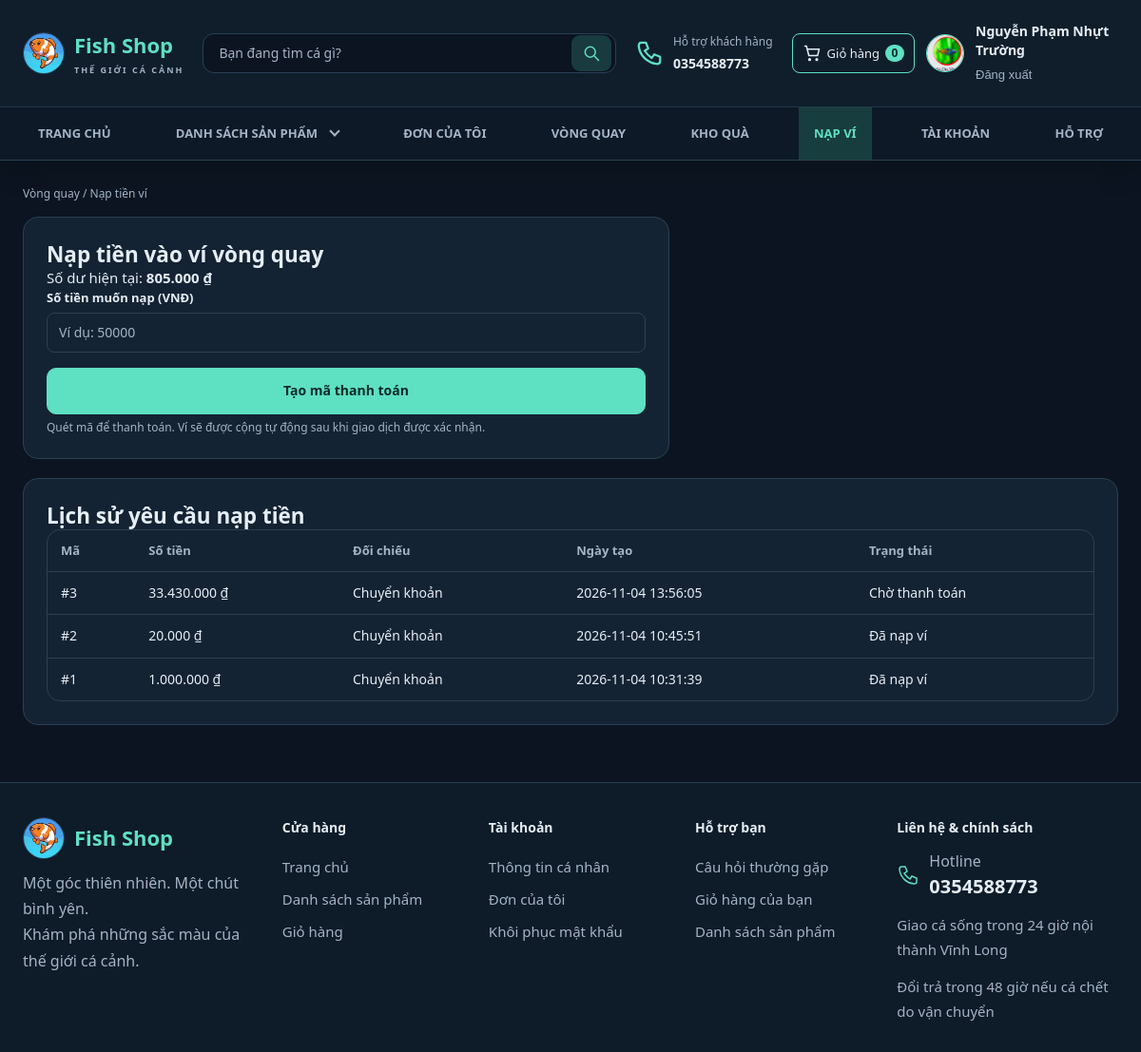
Page /wallet.php (signed in) on the committed database.
### tables this page shows
CREATE TABLE `users` (
  `id` int(10) UNSIGNED NOT NULL,
  `username` varchar(50) NOT NULL,
  `password` varchar(255) NOT NULL COMMENT 'Chuỗi băm từ password_hash()',
  `fullname` varchar(100) NOT NULL,
  `email` varchar(254) DEFAULT NULL,
  `security_question` varchar(40) DEFAULT NULL,
  `security_answer_hash` varchar(255) DEFAULT NULL,
  `phone` varchar(20) NOT NULL,
  `address` varchar(255) NOT NULL DEFAULT '',
  `avatar` varchar(255) DEFAULT NULL,
  `role` enum('customer','admin') NOT NULL DEFAULT 'customer',
  `account_status` enum('active','locked') NOT NULL DEFAULT 'active',
  `locked_reason` varchar(64) DEFAULT NULL,
  `locked_note` text DEFAULT NULL,
  `locked_at` datetime DEFAULT NULL,
  `locked_by_admin_id` int(10) UNSIGNED DEFAULT NULL,
  `created_at` timestamp NOT NULL DEFAULT current_timestamp()
);

CREATE TABLE `prize_wallets` (
  `user_id` int(10) UNSIGNED NOT NULL,
  `balance` bigint(20) UNSIGNED NOT NULL DEFAULT 0,
  `updated_at` timestamp NOT NULL DEFAULT current_timestamp() ON UPDATE current_timestamp()
);

CREATE TABLE `wallet_deposits` (
  `id` bigint(20) UNSIGNED NOT NULL,
  `user_id` int(10) UNSIGNED NOT NULL,
  `amount` bigint(20) UNSIGNED NOT NULL,
  `reference_mode` enum('with_code','no_code') NOT NULL DEFAULT 'with_code',
  `sender_name` varchar(100) NOT NULL DEFAULT '',
  `status` enum('pending','approved','rejected') NOT NULL DEFAULT 'pending',
  `payos_payment_link_id` varchar(80) DEFAULT NULL,
  `payos_checkout_url` varchar(500) DEFAULT NULL,
  `paid_at` datetime DEFAULT NULL,
  `created_at` timestamp NOT NULL DEFAULT current_timestamp(),
  `reviewed_at` datetime DEFAULT NULL,
  `reviewed_by` int(10) UNSIGNED DEFAULT NULL,
  UNIQUE KEY `uq_wallet_deposit_payos_link` (`payos_payment_link_id`)
);

### includes/functions.php (called while the page is built, shortened)
<?php
function e($s): string { return htmlspecialchars((string)$s, ENT_QUOTES, 'UTF-8'); }
function money($v): string { return number_format((float)$v, 0, ',', '.') . ' ₫'; }
function url(string $path = ''): string {
    $path = ltrim($path, '/');
    return BASE_URL . $path;
}
function file_url(?string $rel, string $fallback = 'assets/images/no-image.svg'): string {
    $rel = (string)$rel;
    if ($rel !== '' && strpos($rel, '..') === false && is_file(__DIR__ . '/../' . $rel)) return url($rel);
    return url($fallback);
}
function cart_count(int $userId): int {
    $st = db()->prepare('SELECT COALESCE(SUM(ci.quantity),0) FROM cart c JOIN cart_items ci ON ci.cart_id = c.id WHERE c.user_id = ?');
    $st->execute([$userId]);
    return (int)$st->fetchColumn();
}
function current_cart_count(): int {
    $user = current_user();
    if ($user) return cart_count((int)$user['id']);
    return array_sum(array_column(guest_cart_lines(), 'quantity'));
}

### config/database.php (called while the page is built, shortened)
<?php
function db(): PDO
{
    static $pdo = null;
    if ($pdo === null) {
        try {
            $pdo = new PDO(
                'mysql:host=' . DB_HOST . ';dbname=' . DB_NAME . ';charset=utf8mb4',
                DB_USER,
                DB_PASS,
                [
                    PDO::ATTR_ERRMODE => PDO::ERRMODE_EXCEPTION,
                    PDO::ATTR_DEFAULT_FETCH_MODE => PDO::FETCH_ASSOC,
                    PDO::ATTR_EMULATE_PREPARES => false,
                ]
            );
        } catch (PDOException $e) {
            http_response_code(500);
            exit('Không kết nối được MySQL. Hãy bật MySQL trong XAMPP, nhập file database/WebBanCa.sql và kiểm tra config/database.php.');
        }
    }
    return $pdo;
}

### includes/auth.php (called while the page is built, shortened)
<?php
require_once __DIR__ . '/../config/database.php';
require_once __DIR__ . '/functions.php';
function current_user(): ?array {
    static $user = false;
    if ($user === false) {
        $user = null;
        if (!empty($_SESSION['user_id'])) {
            $st = db()->prepare(
                'SELECT id, username, fullname, phone, address, avatar, role, account_status FROM users WHERE id = ?'
            );
            $st->execute([(int)$_SESSION['user_id']]);
            $user = $st->fetch() ?: null;
        }
    }
    return $user;
}
function requireLogin(): array {
    $u = current_user();
    return $u;
}

### includes/rewards.php (called while the page is built, shortened)
<?php
function prize_wallet(PDO $pdo, int $userId): array {
    $pdo->prepare('INSERT INTO prize_wallets(user_id) VALUES(?) ON DUPLICATE KEY UPDATE user_id=VALUES(user_id)')->execute([$userId]);
    $st=$pdo->prepare('SELECT balance FROM prize_wallets WHERE user_id=?'); $st->execute([$userId]);
    return $st->fetch() ?: ['balance'=>0];
}

### wallet.php (the view, shortened to what this page needs)
<?php
require_once __DIR__.'/includes/auth.php';
require_once __DIR__.'/includes/rewards.php';
$user=requireLogin(); $pdo=db(); reward_schema($pdo); $uid=(int)$user['id'];
if ($_SERVER['REQUEST_METHOD'] === 'POST') {
    requirePost('wallet.php');
    if (post_string('regenerate') === '1') {
        $depositId = (int)($_POST['deposit_id'] ?? 0);
        try {
            payos_cancel_wallet_deposit_link($depositId,$uid);
            payos_create_wallet_deposit_link($depositId,$uid);
            flash('success','Đã tạo mã thanh toán mới.');
        } catch (Throwable $error) {
            flash('error',$error instanceof DomainException ? $error->getMessage() : 'Chưa thể tạo mã thanh toán mới. Vui lòng thử lại.');
            error_log('FishShop PayOS wallet QR regeneration failed (' . get_class($error) . ').');
        }
        redirect('wallet.php?deposit=' . $depositId);
    }
    $raw = trim(post_string('amount'));
    if (!ctype_digit($raw) || (int)$raw < 5000 || (int)$raw > 50000000) {
        flash('error', 'Số tiền nạp từ 5.000 đ đến 50.000.000 đ.');
        redirect('wallet.php');
    }
    try {
        $st = $pdo->prepare("INSERT INTO wallet_deposits(user_id,amount,reference_mode,status) VALUES(?,?,'no_code','pending')");
        $st->execute([$uid, (int)$raw]);
        $depositId = (int)$pdo->lastInsertId();
        try {
            payos_create_wallet_deposit_link($depositId,$uid);
            flash('success','Đã tạo yêu cầu nạp ví. Quét mã bên dưới để thanh toán.');
        } catch (Throwable $error) {
            error_log('FishShop PayOS wallet QR creation failed (' . get_class($error) . ').');
            flash('error','Đã tạo yêu cầu nạp ví nhưng chưa tạo được mã thanh toán. Hãy mở lại yêu cầu để thử tiếp.');
        }
        redirect('wallet.php?deposit=' . $depositId);
    } catch (Throwable $ex) {
        flash('error', 'Chưa thể tạo yêu cầu nạp tiền. Vui lòng thử lại.');
        redirect('wallet.php');
    }
}$wallet=prize_wallet($pdo,$uid);
$st=$pdo->prepare('SELECT id,amount,reference_mode,status,payos_payment_link_id,payos_checkout_url,paid_at,created_at FROM wallet_deposits WHERE user_id=? ORDER BY id DESC LIMIT 20');$st->execute([$uid]);$requests=$st->fetchAll();
$pageTitle='Nạp tiền ví vòng quay';include __DIR__.'/includes/header.php';
?>
<p class="crumb"><a href="<?=url('wheel.php')?>">Vòng quay</a> / Nạp tiền ví</p>
<section class="card form-card">
  <h1>Nạp tiền vào ví vòng quay</h1><p>Số dư hiện tại: <strong><?=money($wallet['balance'])?></strong></p>
  <form method="post" action="<?=url('wallet.php')?>"><?=csrf_field()?>
    <div class="field"><label for="amount">Số tiền muốn nạp (VNĐ)</label><input id="amount" name="amount" type="number" min="5000" max="50000000" step="1000" required placeholder="Ví dụ: 50000"></div>
    <div class="wallet-topup-actions"><button class="btn" type="submit">Tạo mã thanh toán</button></div>
  </form>
  <p class="hint">Quét mã để thanh toán. Ví sẽ được cộng tự động sau khi giao dịch được xác nhận.</p>
</section>
<section class="card" style="margin-top:20px"><h2>Lịch sử yêu cầu nạp tiền</h2>
  <?php if(!$requests): ?><p>Chưa có yêu cầu nạp tiền.</p><?php else: ?><div class="table-wrap"><table><thead><tr><th>Mã</th><th>Số tiền</th><th>Đối chiếu</th><th>Ngày tạo</th><th>Trạng thái</th></tr></thead><tbody>
  <?php foreach($requests as $r): ?><tr><td><a href="<?=url('wallet.php?deposit='.(int)$r['id'])?>">#<?=(int)$r['id']?></a></td><td><?=money($r['amount'])?></td><td><?=!empty($r['payos_payment_link_id'])?'Tự động':'Chuyển khoản'?></td><td><?=e($r['created_at'])?></td><td><?=['pending'=>'Chờ thanh toán','approved'=>'Đã nạp ví','rejected'=>'Từ chối'][$r['status']]?></td></tr><?php endforeach; ?>
  </tbody></table></div><?php endif; ?>
</section>
<?php include __DIR__.'/includes/footer.php'; ?>

### includes/navbar.php (shortened to what this page needs)
<?php
$u = current_user();
$searchText = is_string($_GET['q'] ?? null) ? $_GET['q'] : '';
$currentPage = basename($_SERVER['SCRIPT_NAME']);
$catalogActive = in_array($currentPage, ['products.php', 'product_detail.php'], true);
?>
<header class="top">
  <div class="wrap bar">
    <a class="logo" href="<?= url('index.php') ?>"><img class="brand-avatar" src="<?= url('assets/images/fish-shop-logo.jpg') ?>" alt="" width="44" height="44"><span>Fish Shop<small>THẾ GIỚI CÁ CẢNH</small></span></a>
    <form class="header-search" action="<?= url($currentPage === 'products.php' ? 'products.php' : 'index.php') ?>" method="get" role="search">
      <input class="search" type="search" name="q" value="<?= e($searchText) ?>" placeholder="Bạn đang tìm cá gì?" aria-label="Tìm sản phẩm">
      <button type="submit" aria-label="Tìm kiếm"><svg viewBox="0 0 24 24" aria-hidden="true"><circle cx="10.5" cy="10.5" r="6.5"/><path d="m16 16 5 5"/></svg></button>
    </form>
    <a class="header-support" href="#ho-tro"><svg viewBox="0 0 24 24" aria-hidden="true"><path d="M5 3h4l2 5-3 2c2 3 3 4 6 6l2-3 5 2v4c0 2-2 2-3 2C10 20 4 14 3 6c0-1 0-3 2-3Z"/></svg><span>Hỗ trợ khách hàng<strong><?= e(ADMIN_CONTACT_PHONE) ?></strong></span></a>
    <div class="header-actions">
      <a class="header-action" data-nav="cart" href="<?= url('cart.php') ?>"><svg viewBox="0 0 24 24" aria-hidden="true"><path d="M3 3h2l3 12h11l2-8H6"/><circle cx="9" cy="20" r="1"/><circle cx="18" cy="20" r="1"/></svg><span>Giỏ hàng</span><b id="cart-badge" class="badge-n"><?= current_cart_count() ?></b></a>
      <?php if ($u): ?>
        <a class="account-avatar" href="<?= url('profile.php') ?>" aria-label="Thông tin tài khoản">
          <img src="<?= e(file_url($u['avatar'] ?? null, 'assets/images/avatar-default.svg')) ?>" alt="Ảnh đại diện của <?= e($u['fullname']) ?>" width="40" height="40">
        </a>
      <?php endif; ?>
      <div class="account-links">
      <?php if ($u): ?>
        <a href="<?= url('profile.php') ?>"><?= e($u['fullname']) ?></a>
        <form action="<?= url('logout.php') ?>" method="post"><?= csrf_field() ?><button class="link-btn" type="submit">Đăng xuất</button></form>
      <?php else: ?>
        <a href="<?= url('login.php') ?>">Đăng nhập</a><a href="<?= url('register.php') ?>">Đăng ký tài khoản</a>
      <?php endif; ?>
      </div>
    </div>
  </div>
  <div class="navigation"><div class="wrap">
    <nav id="nav-main" class="main-nav" aria-label="Điều hướng chính">
      <a class="<?= $currentPage === 'index.php' ? 'on' : '' ?>" href="<?= url('index.php') ?>">Trang chủ</a>
      <details class="product-menu" data-product-menu>
        <summary class="<?=$catalogActive ? 'on' : ''?>">Danh sách sản phẩm <span class="menu-chevron" aria-hidden="true"></span></summary>
      </details>
      <a class="<?= $currentPage === 'purchase_history.php' ? 'on' : '' ?>" href="<?= url('purchase_history.php') ?>">Đơn của tôi</a>
      <a class="<?= $currentPage === 'wheel.php' ? 'on' : '' ?>" href="<?= url('wheel.php') ?>">Vòng quay</a>
      <a class="<?= $currentPage === 'rewards.php' ? 'on' : '' ?>" href="<?= url('rewards.php') ?>">Kho quà</a>
      <?php if ($u): ?><a class="<?= $currentPage === 'wallet.php' ? 'on' : '' ?>" href="<?= url('wallet.php') ?>">Nạp ví</a><?php endif; ?>
      <a class="<?= $currentPage === 'profile.php' ? 'on' : '' ?>" href="<?= url('profile.php') ?>">Tài khoản</a>
      <a class="<?= $currentPage === 'support.php' ? 'on' : '' ?>" href="<?= url('support.php') ?>">Hỗ trợ</a>
    </nav>
  </div></div>
</header>

### assets/css/style.css (style rules this page uses)
:root { --bg:#0b1420; --card:#101c2b; --line:#1f3347; --ink:#e8f1f5; --mute:#8fa3b3; --teal:#5ee0c3; --r:14px; --danger:#ff8b91; --warn:#ffc857; --pink:#ff7496; }
* { box-sizing:border-box; margin:0; padding:0; }
html { scroll-behavior:smooth; }
body { background:var(--bg); color:var(--ink); font-family:"Segoe UI",Roboto,Arial,sans-serif; font-size:15px; line-height:1.6; min-height:100vh; display:flex; flex-direction:column; }
img { max-width:100%; display:block; }
a { color:inherit; text-decoration:none; }
h1,h2,h3 { line-height:1.3; }
.wrap { width:100%; max-width:1160px; margin:0 auto; padding:0 20px; }
.bar { display:flex; align-items:center; gap:20px; min-height:64px; }
.badge-n { min-width:20px; padding:0 6px; border-radius:20px; background:var(--teal); color:#092c28; font-size:12px; font-weight:700; text-align:center; }
.btn { display:inline-flex; align-items:center; justify-content:center; gap:6px; padding:11px 20px; border:1px solid var(--teal); border-radius:10px; background:var(--teal); color:#092c28; font:inherit; font-size:14px; font-weight:600; cursor:pointer; transition:transform .15s, background .15s, color .15s; }
.in, input[type=text], input[type=email], input[type=password], input[type=search], input[type=number], input[type=file], select, textarea { background:var(--card); color:var(--ink); border:1px solid var(--line); border-radius:8px; padding:10px 12px; font:inherit; font-size:14px; max-width:100%; }
input::placeholder, textarea::placeholder { color:#5d7385; }
.field { margin-bottom:16px; }
.field label { display:block; margin-bottom:6px; font-size:13px; font-weight:600; }
.field input:not([type=checkbox]), .field select, .field textarea { width:100%; }
.field small, .hint { display:block; margin-top:5px; color:var(--mute); font-size:12px; }
.crumb { font-size:12px; color:var(--mute); margin:26px 0 16px; }
.card { background:var(--card); border:1px solid var(--line); border-radius:16px; padding:24px; }
.link-btn { background:none; border:0; color:var(--mute); cursor:pointer; font-size:13px; }
.table-wrap { overflow-x:auto; border:1px solid var(--line); border-radius:14px; background:var(--card); }
table { width:100%; border-collapse:collapse; font-size:14px; }
th, td { padding:12px 14px; text-align:left; border-bottom:1px solid var(--line); vertical-align:middle; }
th { color:var(--mute); font-weight:600; font-size:13px; white-space:nowrap; }
tr:last-child td { border-bottom:0; }
.form-card { max-width:680px; }

### wallet.php (style rules this page uses)
.wallet-topup-actions { display:flex;gap:10px;flex-wrap:wrap;margin-top:12px }
.wallet-topup-actions button { flex:1;min-width:190px }

### rows in the picture
users: avatar (picture), fullname "Nguyễn Phạm Nhựt Trường"
prize_wallets: balance "805.000 ₫"
wallet_deposits: id "3", amount "33.430.000 ₫", shows "Chuyển khoản", created_at "2026-11-04 13:56:05", status "Chờ thanh toán"
wallet_deposits: id "2", amount "20.000 ₫", shows "Chuyển khoản", created_at "2026-11-04 10:45:51", status "Đã nạp ví"
wallet_deposits: id "1", amount "1.000.000 ₫", shows "Chuyển khoản", created_at "2026-11-04 10:31:39", status "Đã nạp ví"

### other values in the picture
ADMIN_CONTACT_PHONE "0354588773"
current_cart_count() "0"
